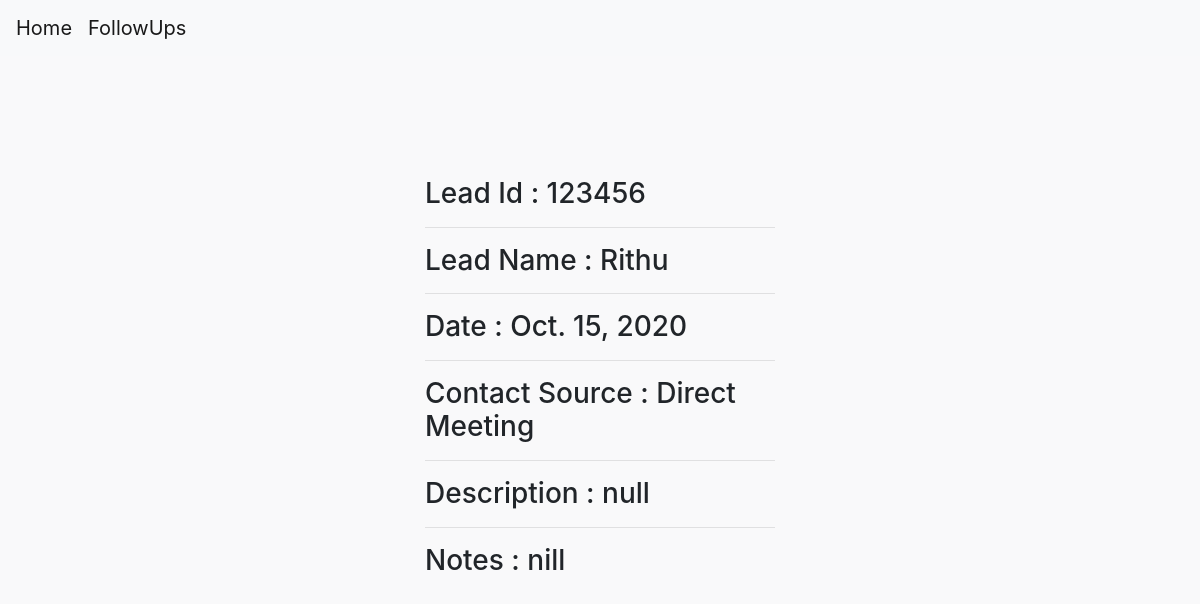
/leadreg/followupview7, run on the app's committed database.
### bdologin/models.py (models this page shows)
class Followup(models.Model):
    lead_Id = models.CharField(max_length=100)
    lead_Name = models.CharField(max_length=100)
    date = models.DateField(null=True)
    contact_choice = (
        ('Phone', 'Phone'),
        ('E-mail', 'E-mail'),
        ('Direct Meeting', 'Direct Meeting')
    )
    contactSource = models.CharField(max_length=30, choices=contact_choice)
    description = models.CharField(max_length=200)
    notes = models.CharField(max_length=200)

### bdologin/views.py (the view)
# urls.py: path('followupview<int:pk>',followupView,name='followupview'),
def followupView(request,pk):
    obj=Followup.objects.get(id=pk)
    context={}
    context['followup']=obj
    return render(request,'bdologin/followupview.html',context)

### bdologin/templates/bdologin/followupview.html (shortened to what this page needs)
<!DOCTYPE html>
<html lang="en">
<head>
    <link rel="stylesheet" href="https://maxcdn.bootstrapcdn.com/bootstrap/4.0.0/css/bootstrap.min.css">
</head>
<body>
    <nav class="navbar navbar-expand-lg navbar-light bg-light">
    <a class="navbar-brand" href= "{% url 'createlead' %}" >Home</a>
    <a class="navbar-brand" href= "{% url 'createfollowup' %}" >FollowUps</a>
    </nav>
<div class="container">
    <div class="row">
        <div class="col-4"></div>
        <div class="col-4">
        <div class="col-4"></div>
        <div>
            <br>
            <br>
            <br>
            <br>
            <br>
                    <h3>Lead Id : {{followup.lead_Id}}</h3>
                    <hr>
                    <h3>Lead Name : {{followup.lead_Name}}</h3>
                    <hr>
                    <h3>Date : {{followup.date}}</h3>
                    <hr>
                    <h3>Contact Source : {{followup.contactSource}}</h3>
                    <hr>
                    <h3>Description : {{followup.description}}</h3>
                    <hr>
                    <h3>Notes : {{followup.notes}}</h3>
 </div>
</div>
    </div>
</div>
</body>
</html>

### bdologin/templates/bdologin/followupview.html (style rules this page uses)
body { background-color:#F9F9FA; }

### data on the page
Followup: lead_Id "123456", lead_Name "Rithu", date "Oct. 15, 2020", contactSource "Direct Meeting", description "null", notes "nill"
